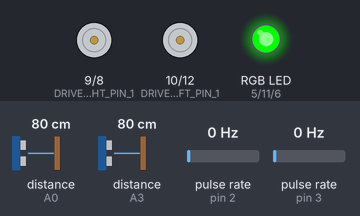
Bench run of a sketch on a simulated Arduino Uno, built with avr-gcc and run on an emulated ATmega328P. Shown: motor-driver pin pairs drawn as motors (green arrow = first pin HIGH = forward, orange = second pin HIGH = backward, longer = more drive, scaled by the enable pin), an RGB LED mixed from three pins (HIGH = lit). Wiring (inferred from the names in the program): 2 × ultrasonic range finder: trigger A1, echo A0 / trigger A2, echo A3; 2 × pulse sensor: data pin 2 / data pin 3. Inputs (shaded band) come from the test bench; at power-on: distance to the obstacle (sensors on A0, A3) 80 cm, pulse rate (sensors on pin 2, pin 3) 0 Hz. The echo pulse lasts 58.3 µs per cm; pins used as bus, display or sensor lines are not drawn.

Above: at 2.2 s.
2.3 s: distance to the obstacle (sensor on A0) set to 23 cm
3.8 s: distance to the obstacle (sensor on A0) set to 18 cm
At 4.5 s:
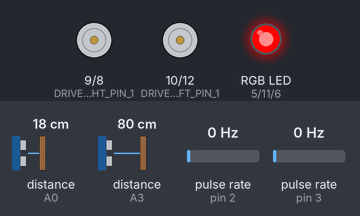
6.8 s: distance to the obstacle (sensor on A0) set to 35 cm
At 8.3 s:
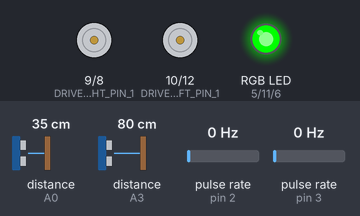
8.9 s: distance to the obstacle (sensor on A0) set to 2 cm
At 11.9 s:
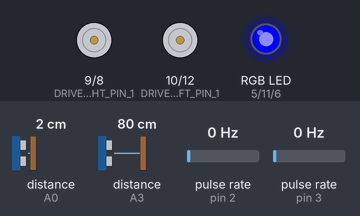
Timing chart, 0 to 12.9 s (numbered marks = the images above; inputs shaded):
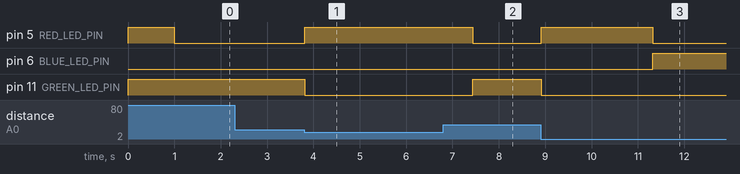

The sketch:

Teamchallenge.ino
```cpp
/*
  ENG109 Engineering Problem Solving and Data Analysis
  Project: Arduino Autonomous Vehicle

This code contains design for an autonomous vehicle supposed to navigate a 2-meter course while identifying and avoiding obstacles.
*/

// Drive pin definitions
#define DRIVE_RIGHT_PIN_1 9
#define DRIVE_RIGHT_PIN_2 8
#define DRIVE_LEFT_PIN_1  10
#define DRIVE_LEFT_PIN_2  12

// Encoder pin definitions:
#define LEFT_ENCODER_PIN  2
#define RIGHT_ENCODER_PIN 3

// Ultrasonic sensors:
#define LEFT_TRIG_PIN     A1
#define LEFT_ECHO_PIN     A0
#define RIGHT_TRIG_PIN    A2
#define RIGHT_ECHO_PIN    A3

// RGB LEDs:
#define RED_LED_PIN           5
#define GREEN_LED_PIN         11
#define BLUE_LED_PIN          6
#define LED_LEFT_EN_PIN       4
#define LED_RIGHT_EN_PIN      7

#define LED_ENABLED   LOW
#define LED_DISABLED  HIGH

// --- 2-Meter Goal ---
volatile unsigned long leftEncoderTicks = 0;
volatile unsigned long rightEncoderTicks = 0;
volatile bool isTurning = false;

// 250 Ticks is roughly 2 meters for a 65mm wheel! (2000 was 20 meters!)
const unsigned long TARGET_TICKS = 250;

unsigned long startTime = 0;

// --- Interrupt Service Routines ---
void countLeft() { if (!isTurning) leftEncoderTicks++; }
void countRight() { if (!isTurning) rightEncoderTicks++; }

void setup()
{
  pinMode(DRIVE_RIGHT_PIN_1, OUTPUT);
  pinMode(DRIVE_RIGHT_PIN_2, OUTPUT);
  pinMode(DRIVE_LEFT_PIN_1, OUTPUT);
  pinMode(DRIVE_LEFT_PIN_2, OUTPUT);

  pinMode(RED_LED_PIN, OUTPUT);
  pinMode(GREEN_LED_PIN, OUTPUT);
  pinMode(BLUE_LED_PIN, OUTPUT);
  pinMode(LED_LEFT_EN_PIN, OUTPUT);
  pinMode(LED_RIGHT_EN_PIN, OUTPUT);

  pinMode(LEFT_TRIG_PIN, OUTPUT);
  pinMode(LEFT_ECHO_PIN, INPUT);
  pinMode(RIGHT_TRIG_PIN, OUTPUT);
  pinMode(RIGHT_ECHO_PIN, INPUT);

  pinMode(LEFT_ENCODER_PIN, INPUT_PULLUP);
  pinMode(RIGHT_ENCODER_PIN, INPUT_PULLUP);

  attachInterrupt(digitalPinToInterrupt(LEFT_ENCODER_PIN), countLeft, RISING);
  attachInterrupt(digitalPinToInterrupt(RIGHT_ENCODER_PIN), countRight, RISING);

  Serial.begin(9600);

  // 1-Second Warmup
  setLED(HIGH, HIGH, LOW);
  delay(1000);

  // Record the exact time the robot actually starts driving
  startTime = millis();
}

void loop()
{
  // 1. Check if 2-meter goal reached OR 10 seconds have passed (Emergency Stop)
  if (leftEncoderTicks >= TARGET_TICKS || rightEncoderTicks >= TARGET_TICKS || millis() - startTime > 10000) {
    isTurning = true;
    setMotors(0, 0);
    setLED(LOW, LOW, HIGH);   // BLUE = Goal Reached / Stopped
    return;
  }

  // 2. TIME-BASED BLIND START (Drives straight for 1 second out of the start box)
  if (millis() - startTime < 1000) {
     isTurning = false;
     setMotors(1, 1);
     setLED(LOW, HIGH, LOW);  // GREEN
     return;
  }

  // 3. Read Sensors
  long leftDist = readDistance(LEFT_TRIG_PIN, LEFT_ECHO_PIN);
  long rightDist = readDistance(RIGHT_TRIG_PIN, RIGHT_ECHO_PIN);

  // 4. Obstacle Avoidance
  if (leftDist < 20 || rightDist < 20) {

    isTurning = true;         // Pause 2-meter counter during the dodge
    setLED(HIGH, LOW, LOW);   // RED LED

    // DECISION: Which way do we dodge?
    if (rightDist < 20) {
      // Box is on the RIGHT. We must dodge LEFT.
      setMotors(-1, 1);       // 1. Turn Left
      delay(300);             //    (Adjust this so it turns about 45 degrees)

      setMotors(1, 1);        // 2. Drive straight past the box
      delay(600);             //    (Adjust this to make sure it clears the box)

      setMotors(1, -1);       // 3. Turn Right to face the finish line again!
      delay(300);             //    (Must be the same time as step 1 to straighten out)
    }
    else {
      // Box is on the LEFT (or Dead Center). We must dodge RIGHT.
      setMotors(1, -1);       // 1. Turn Right
      delay(300);

      setMotors(1, 1);        // 2. Drive straight past the box
      delay(600);

      setMotors(-1, 1);       // 3. Turn Left to face the finish line again!
      delay(300);
    }
  }
  else {
    // Path is clear
    isTurning = false;        // Turn counting back on!
    setMotors(1, 1);          // Drive straight to the finish line
    setLED(LOW, HIGH, LOW);   // GREEN LED
  }
}

// --- Helper Functions ---

void setLED(bool red, bool green, bool blue) {
  digitalWrite(RED_LED_PIN, red ? HIGH : LOW);
  digitalWrite(GREEN_LED_PIN, green ? HIGH : LOW);
  digitalWrite(BLUE_LED_PIN, blue ? HIGH : LOW);
  digitalWrite(LED_LEFT_EN_PIN, LED_ENABLED);
  digitalWrite(LED_RIGHT_EN_PIN, LED_ENABLED);
}

// ORIGINAL WORKING MOTOR CODE
void setMotors(int leftDir, int rightDir) {

  // Left Motor
  if (leftDir == 1) { // Forward
    digitalWrite(DRIVE_LEFT_PIN_1, LOW);
    digitalWrite(DRIVE_LEFT_PIN_2, HIGH);
  } else if (leftDir == -1) { // Reverse (For Turning)
    digitalWrite(DRIVE_LEFT_PIN_1, HIGH);
    digitalWrite(DRIVE_LEFT_PIN_2, LOW);
  } else { // Stop
    digitalWrite(DRIVE_LEFT_PIN_1, LOW);
    digitalWrite(DRIVE_LEFT_PIN_2, LOW);
  }

  // Right Motor
  if (rightDir == 1) { // Forward
    digitalWrite(DRIVE_RIGHT_PIN_1, LOW);
    digitalWrite(DRIVE_RIGHT_PIN_2, HIGH);
  } else if (rightDir == -1) { // Reverse (For Turning)
    digitalWrite(DRIVE_RIGHT_PIN_1, HIGH);
    digitalWrite(DRIVE_RIGHT_PIN_2, LOW);
  } else { // Stop
    digitalWrite(DRIVE_RIGHT_PIN_1, LOW);
    digitalWrite(DRIVE_RIGHT_PIN_2, LOW);
  }
}

long readDistance(int trigPin, int echoPin) {
  digitalWrite(trigPin, LOW);
  delayMicroseconds(2);
  digitalWrite(trigPin, HIGH);
  delayMicroseconds(10);
  digitalWrite(trigPin, LOW);

  long duration = pulseIn(echoPin, HIGH, 30000);
  if (duration == 0) { return 999; }
  return duration / 58;
}
```

Measured:
- the behaviour switches between 21 and 20 cm on distance to the obstacle (sensor on A0) (found by bisection; images 0 and 1)
- after the input at 2.3 s, every drawn part: stays the same
- after the input at 3.8 s, pin 5 (RED_LED_PIN): LOW → HIGH at once; pin 11 (GREEN_LED_PIN): HIGH → LOW at once
- after the input at 6.8 s, pin 5 (RED_LED_PIN): HIGH → LOW after 0.63 s; pin 11 (GREEN_LED_PIN): LOW → HIGH after 0.63 s
- after the input at 8.9 s, pin 5 (RED_LED_PIN): LOW → HIGH at once, → LOW 2.4 s later; pin 6 (BLUE_LED_PIN): LOW → HIGH after 2.4 s instead of 2.1 s; pin 11 (GREEN_LED_PIN): HIGH → LOW after 0.01 s instead of 2.1 s
